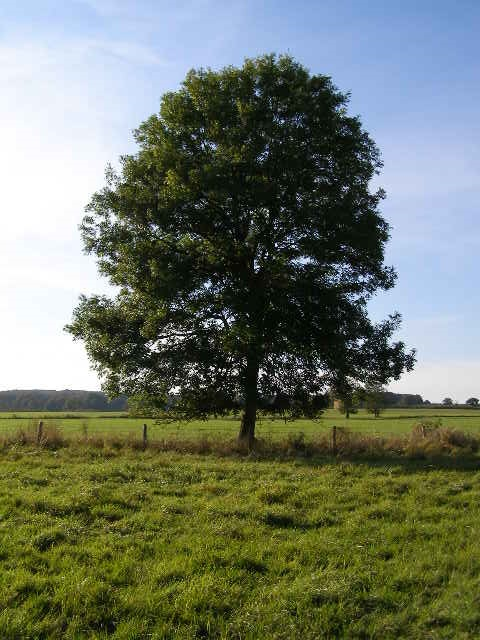
#> input picture Tree.jpg, 480 x 640 px
$ python 'Hogwards Invisible Cloak.py'
#> lines starting #> are read from the running program, lines starting #| are printed output that depends on the picture; after the words box and inside, x2 and y2 are one past the last pixel; in counts of white or black regions, pixels touching at a corner belong together
import cv2
import numpy as np

video=cv2.VideoCapture("./Birds Flying.mp4")
image=cv2.imread("./Tree.jpg")
#> image is the input picture: shape (640, 480, 3); mean B, G, R 103.9, 120, 111.8

def nothing():
    pass

cv2.namedWindow("Trackbars")
cv2.resizeWindow("Trackbars",300,300)

cv2.createTrackbar("L-H","Trackbars",0,179,nothing)
cv2.createTrackbar("L-S","Trackbars",0,255,nothing)
cv2.createTrackbar("L-V","Trackbars",0,179,nothing)
cv2.createTrackbar("U-H","Trackbars",0,179,nothing)
cv2.createTrackbar("U-S","Trackbars",0,255,nothing)
cv2.createTrackbar("U-V","Trackbars",0,255,nothing)

if not video.isOpened():
    print("Could not Open video file")

while True:
    ret,frame=video.read()
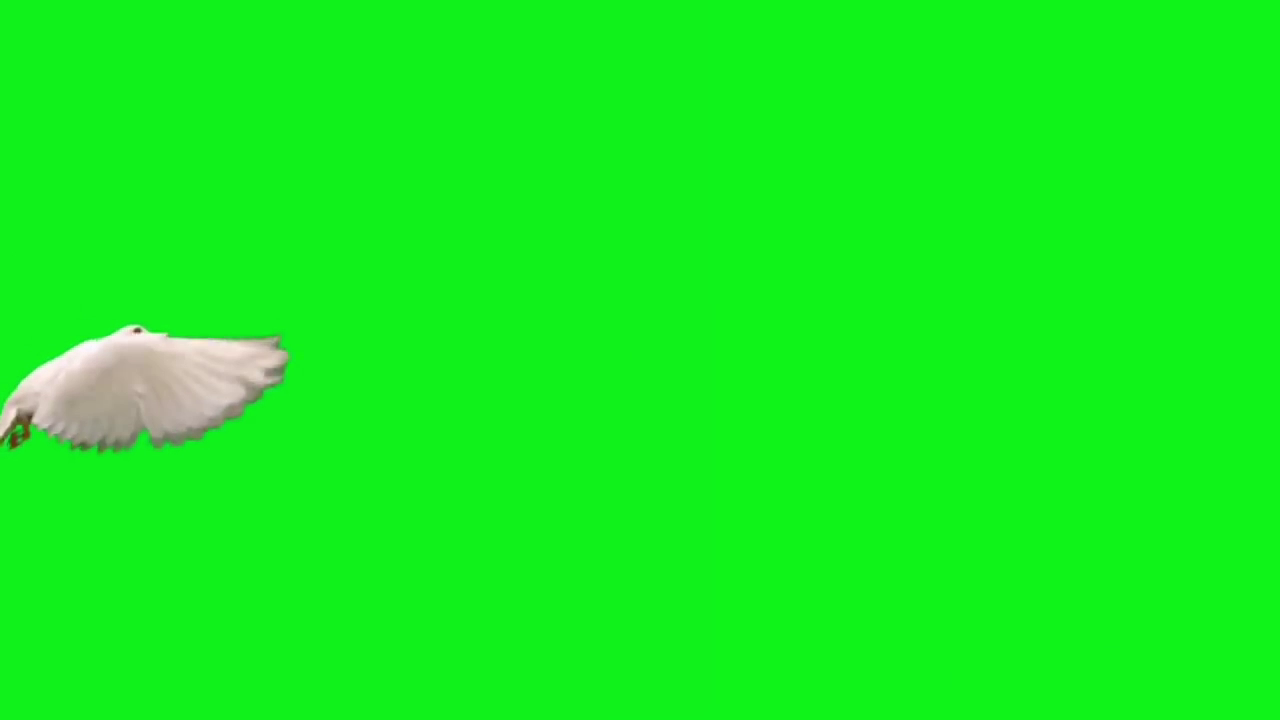
#> input picture frame 31 of Birds Flying.mp4, 1280 x 720 px
#> frame is the input picture: shape (720, 1280, 3); mean B, G, R 29.9, 241.2, 20.2
    if not ret:
        break

    frame=cv2.resize(frame,(520,480))
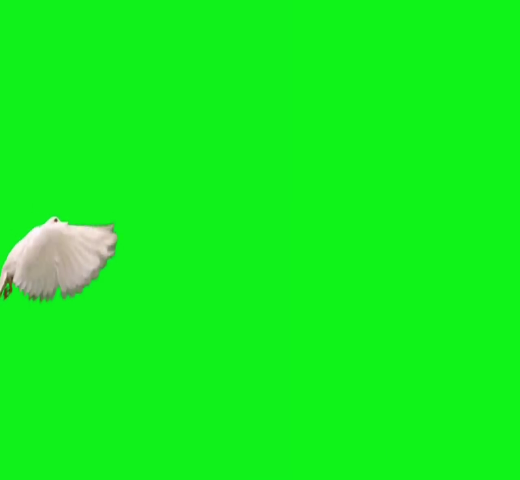
#> frame: shape (480, 520, 3); mean B, G, R 29.9, 241.2, 20.2
    image=cv2.resize(image,(520,480))
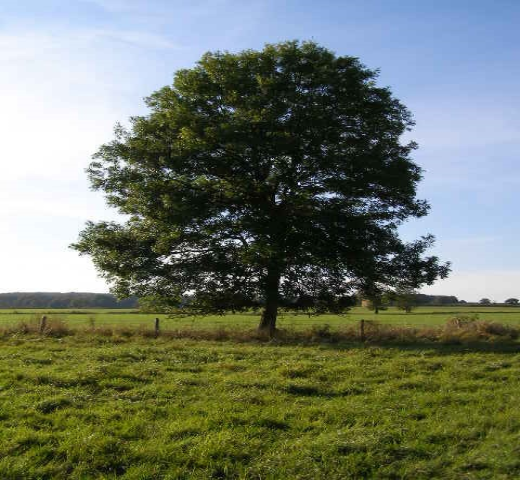
#> image: shape (480, 520, 3); mean B, G, R 103.8, 119.9, 111.7
    hsv=cv2.cvtColor(frame,cv2.COLOR_BGR2HSV)
#> hsv: shape (480, 520, 3); mean H, S, V 59.9, 233.1, 241.5

    l_h=cv2.getTrackbarPos("L-H","Trackbars")
    l_s=cv2.getTrackbarPos("L-S","Trackbars")
    l_v=cv2.getTrackbarPos("L-V","Trackbars")
    u_h=cv2.getTrackbarPos("U-H","Trackbars")
    u_s=cv2.getTrackbarPos("U-S","Trackbars")
    u_v=cv2.getTrackbarPos("U-V","Trackbars")

    l_g=np.array([32,94,132])
    u_g=np.array([179,255,255])

    mask=cv2.inRange(hsv,l_g,u_g)
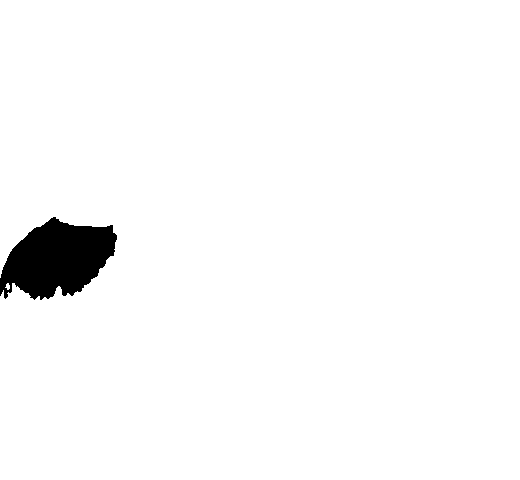
#> mask: shape (480, 520); 97.4% white; 1 black region, box (x1, y1, x2, y2) and area: (0, 217, 117, 300) 6407
    res=cv2.bitwise_and(frame,frame,mask=mask)
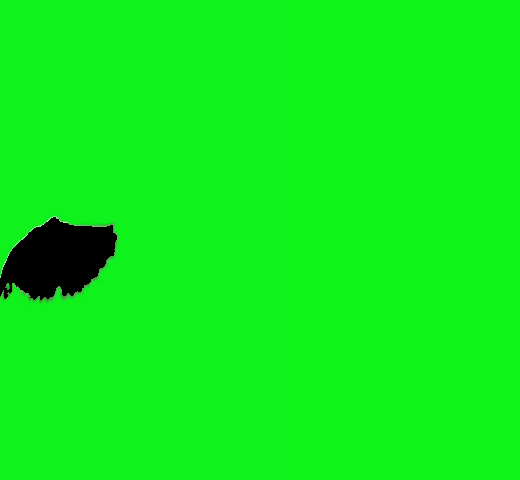
#> res: shape (480, 520, 3); mean B, G, R 25.6, 236.5, 15.3
    f=frame-res
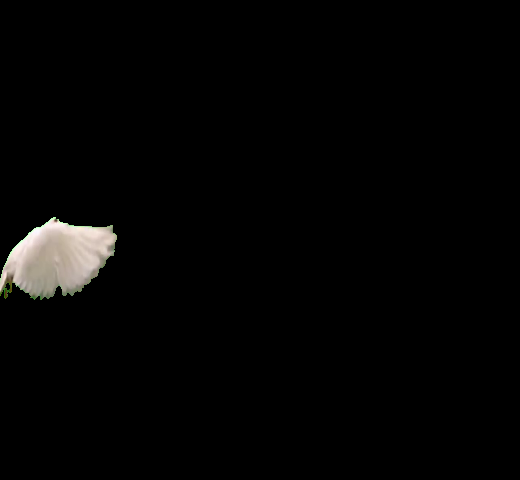
#> f: shape (480, 520, 3); mean B, G, R 4.3, 4.7, 4.9

    green_screen=np.where(f==0,image,f)
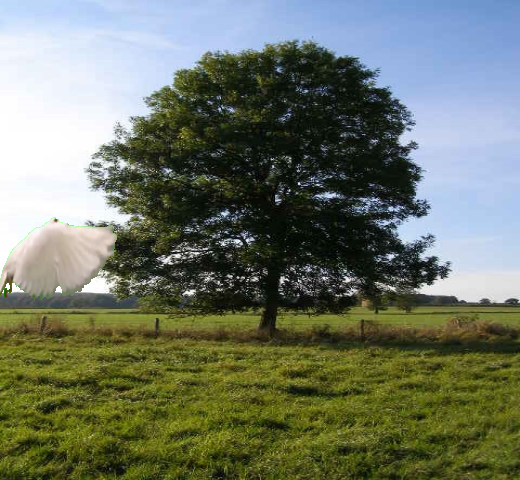
#> green_screen: shape (480, 520, 3); mean B, G, R 102.5, 118.9, 111
    cv2.imshow("final",green_screen)

    k=cv2.waitKey(1)
#> (key Esc is pressed here)
    if k==ord(' '):
        break

video.release()
cv2.destroyAllWindows()
